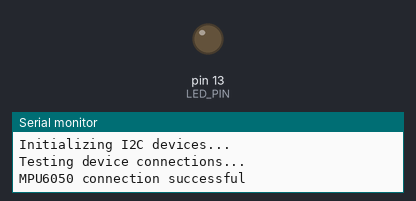
The sketch below on a simulated Arduino Uno, built for the host (arithmetic inside an expression is 32-bit, double 64-bit). On the bench: output pins drawn as LEDs (lit = HIGH), the last lines printed to the serial monitor. WiFi joins after 1.5 s; servers stay silent unless stated; web services answer with replies made up by the test bench.

Above: at 10.2 s.
At 24.3 s:
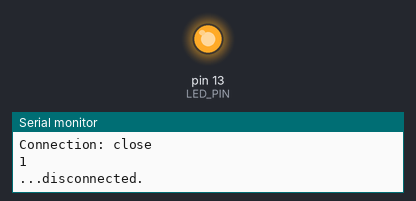
Timing chart, 0 to 47.7 s (numbered marks = the images above):
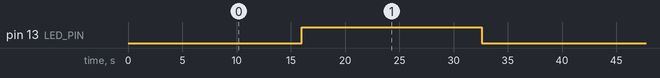

The sketch:

AccelThingSpeak.ino
```cpp
#include <SPI.h>
#include <Ethernet.h>
#include <EthernetClient.h>
#include <EthernetServer.h>
#include <MPU6050.h>
#include <I2Cdev.h>
#include <DallasTemperature.h>
#include <OneWire.h>
#include <ThingSpeak.h>


byte mac[]     = { 0xD4, 0xA8, 0xE2, 0xFE, 0xA0, 0xA1 }; // Must be unique on local network
String writeAPIKey = "G420BHANV9PJYGHD";    // Write API Key for a ThingSpeak Channel
const int updateInterval = (16 * 1000);        // Time interval in milliseconds to update ThingSpeak

  // Variable Setup
long lastConnectionTime = 0;
boolean lastConnected = false;
int failedCounter = 0;

// Initialize Arduino Ethernet Client
EthernetClient client;

MPU6050 accelgyro;


bool blinkState = false;
int accelX = 0;
int accelY = 0;
int accelZ = 0;

void setup(void){
// Local Network Settings

byte ip[]      = { 192,168,0,6 };                // Must be unique on local network
byte gateway[] = { 192,168,0,1};
byte subnet[]  = { 255, 255, 255, 0 };
  Serial.begin(9600);
  Ethernet.begin(mac, ip, gateway, subnet);
  delay(1000);
  Serial.print("ETHERNET SHIELD ip  is     : ");
  Serial.println(Ethernet.localIP());
// Start Ethernet on Arduino
  startEthernet();
  //Setup the LEDS to act as outputs
  #define LED_PIN 13

   //ACCEL

//  #if I2CDEV_IMPLEMENTATION == I2CDEV_ARDUINO_WIRE
//    #include "Wire.h"
//  #endif
// // join I2C bus (I2Cdev library doesn't do this automatically)
//  #if I2CDEV_IMPLEMENTATION == I2CDEV_ARDUINO_WIRE
//        Wire.begin();
//  #elif I2CDEV_IMPLEMENTATION == I2CDEV_BUILTIN_FASTWIRE
//        Fastwire::setup(400, true);
//  #endif
  // initialize device
    Serial.println("Initializing I2C devices...");
    accelgyro.initialize();

    // verify connection
    Serial.println("Testing device connections...");
    Serial.println(accelgyro.testConnection() ? "MPU6050 connection successful" : "MPU6050 connection failed");
     pinMode(LED_PIN, OUTPUT);
}


void loop(){

// Print Update Response to Serial Monitor
  if (client.available())
  {
    char c = client.read();
    Serial.print(c);
  }

  // Disconnect from ThingSpeak
  if (!client.connected() && lastConnected)
  {
    Serial.println();
    Serial.println("...disconnected.");
    Serial.println();

    client.stop();
  }

  // Update ThingSpeak
  if(!client.connected() && (millis() - lastConnectionTime > updateInterval))
  {
      blinkState = !blinkState;
      digitalWrite(LED_PIN, blinkState);
      accelX = accelgyro.getXAccelOffset();
      updateThingSpeak("api_key="+String(writeAPIKey)+"&field3="+String(accelX));
       accelY = accelgyro.getYAccelOffset();
      updateThingSpeak("api_key="+String(writeAPIKey)+"&field4="+String(accelY));
      accelZ = accelgyro.getZAccelOffset();
      updateThingSpeak("api_key="+String(writeAPIKey)+"&field5="+String(accelZ));
  }

  lastConnected = client.connected();
}

void updateThingSpeak(String tsData)
{
      // ThingSpeak Settings
      char thingSpeakAddress[] = "api.thingspeak.com";

      if (client.connect(thingSpeakAddress, 80)){
          client.print("POST /update HTTP/1.1\n");
          client.print("Host: api.thingspeak.com\n");
          client.print("Connection: close\n");
          client.print("X-THINGSPEAKAPIKEY: "+writeAPIKey+"\n");
          client.print("Content-Type: application/x-www-form-urlencoded\n");
          client.print("Content-Length: ");
          client.print(tsData.length());
          client.print("\n\n");
          client.print(tsData);
          lastConnectionTime = millis();

          if (client.connected()){
              Serial.println("Connecting to ThingSpeak...");
              Serial.println();
              failedCounter = 0;
          }else {
              failedCounter++;
              Serial.println("Connection to ThingSpeak failed ("+String(failedCounter, DEC)+")");
              Serial.println();
          }
      }else {
            failedCounter++;
            Serial.println("Connection to ThingSpeak Failed ("+String(failedCounter, DEC)+")");
            Serial.println();
            lastConnectionTime = millis();
      }
}

void startEthernet()
{

  client.stop();
  Serial.println("Connecting Arduino to network...");
  Serial.println();

  delay(1000);

  // Connect to network amd obtain an IP address using DHCP
  if (Ethernet.begin(mac) == 0){
    Serial.println("DHCP Failed, reset Arduino to try again");
    Serial.println();
  }else {
    Serial.println("Arduino connected to network using DHCP");
    Serial.println();
    Serial.println("Data being uploaded to THINGSPEAK Server.......");
    Serial.println();
  }
  delay(1000);
}
```

Measured:
- by itself, pin 13 (LED_PIN): alternates HIGH for 16.6 s and LOW for 16.6 s
